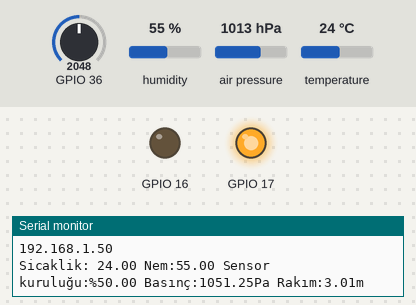
A sketch run on a simulated ESP32. On the bench: output pins drawn as LEDs (lit = HIGH), the last lines printed to the serial monitor. The test bench sets the inputs (shaded band); at power-on: GPIO 36 = 2048, humidity 55 %, air pressure 1013 hPa, temperature 24 °C. WiFi joins after 1.5 s; servers stay silent unless stated.

Above: at 6.0 s.
At 7.54 s:
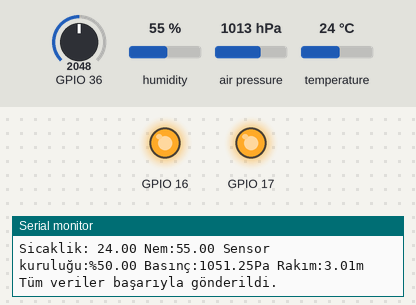
Timing chart, 0 to 9.2 s (numbered marks = the images above):
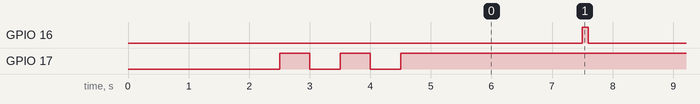

Measured:
- by itself, GPIO 16: alternates HIGH for 0.10 s and LOW for 4.0 s

The sketch:

MUHTAS_PROJE.ino
```cpp
#include <DHT.h>
#include <WiFi.h>
#include <IOXhop_FirebaseESP32.h>
#include <Adafruit_BMP280.h>
#include <Wire.h>
#include <SPI.h>


DHT dht(2,DHT11);

//DEFINE KISIMLARI BASLANGICI
#define WIFI_SSID "ASUS"
#define WIFI_SIFRE "55201056622Sc@"
#define FIREBASE_AUTH "https://iot-weather-report-for-muhtas-default-rtdb.europe-west1.firebasedatabase.app/"
//#define FIREBASE_HOST "UxlDIxGD7dZN9oft22Lkl5VX6pMxOvy3ErQnZT50"
#define FIREBASE_HOST "AIzaSyDft3CF8JriwsZB8RX--hlNWaH3B0W98jM"
Adafruit_BMP280 bmp;
//DEFINE SONU


//SETTTING UP BASLANGICI
void setup() {
    pinMode(16,OUTPUT);
    pinMode(17,OUTPUT);
    dht.begin();
    delay(2000);
    Serial.begin(9600);

    /*unsigned durum;
    durum = bmp.begin(0x76);*/

    WiFi.begin(WIFI_SSID,WIFI_SIFRE);
    Serial.println("Bağlanılınıyor...");
    while(WiFi.status() != WL_CONNECTED)
    {
      Serial.println(".");
      delay(500);
      digitalWrite(17,HIGH);
      delay(500);
      digitalWrite(17,LOW);
    }
    Serial.println();
    Serial.println("Bağlandı");
    delay(500);
    digitalWrite(17,HIGH);
    Serial.println(WiFi.localIP());
    Firebase.begin(FIREBASE_AUTH, FIREBASE_HOST);
    bmp.begin(0x76);
}
//SETTING UP SONU

//FLAG ATAMALARI
int n = 0;
//FLAG ATAMALARI SONU


//SERİ MONİTÖR KISMI
void loop() {
  double sicaklik=dht.readTemperature();
  double nem=dht.readHumidity();
  float yagmursensoru=analogRead(A0);
  yagmursensoru =map(yagmursensoru, 0, 1023 ,0.0 ,100.0);
  yagmursensoru =(yagmursensoru/float(4.0));
  double basinc = bmp.readPressure();
  double irtifa = bmp.readAltitude();
  basinc=basinc/100;
  basinc*=1.0377551;
  irtifa*=1.44540001;
  Serial.print("\nSicaklik: ");
  Serial.print(sicaklik);
  Serial.print(" Nem:");
  Serial.print(nem);
  Serial.print(" Sensor kuruluğu:%");
  Serial.print(yagmursensoru);
  Serial.print(" Basınç:");
  Serial.print(basinc);
  Serial.print("Pa");
  Serial.print(" Rakım:");
  Serial.print(irtifa);
  Serial.print("m");
  delay(2000);


//SERİ MONİTÖR SONU


//FIREBASE

Firebase.setFloat("Nem:",nem);
if(Firebase.failed()){
  Serial.println("!! (NEM) VERİLER SUNUCUYA İLETİLEMEDİ!!");
  Serial.println(Firebase.error());
  return;
}
Firebase.setFloat("Sicaklik:",sicaklik);
if(Firebase.failed()){
  Serial.println("!! (SICAKLIK) VERİLER SUNUCUYA İLETİLEMEDİ!!");
  Serial.println(Firebase.error());
  return;
}
Firebase.setFloat("Sensor Kurulugu:", yagmursensoru);
if(Firebase.failed()){
  Serial.println("!! (YAĞMUR SENSÖRÜ) VERİLER SUNUCUYA İLETİLEMEDİ!!");
  Serial.println(Firebase.error());
  return;
}
delay(200);

Firebase.setFloat("Basinc", basinc);
if(Firebase.failed()){
  Serial.println("!! (BASINÇ) VERİLER SUNUCUYA İLETİLEMEDİ!!");
  Serial.println(Firebase.error());
  return;
}
Firebase.setFloat("Rakim:", irtifa);
if(Firebase.failed()){
  Serial.println("!! (RAKIM) VERİLER SUNUCUYA İLETİLEMEDİ!!");
  Serial.println(Firebase.error());
  return;
}

Serial.println(" Tüm veriler başarıyla gönderildi.");

digitalWrite(16,HIGH);//tüm veriler başarıyla gönderildiğinde LED ile bildir komutu
delay(100);
digitalWrite(16,LOW);
delay(1000);
}
  
```
